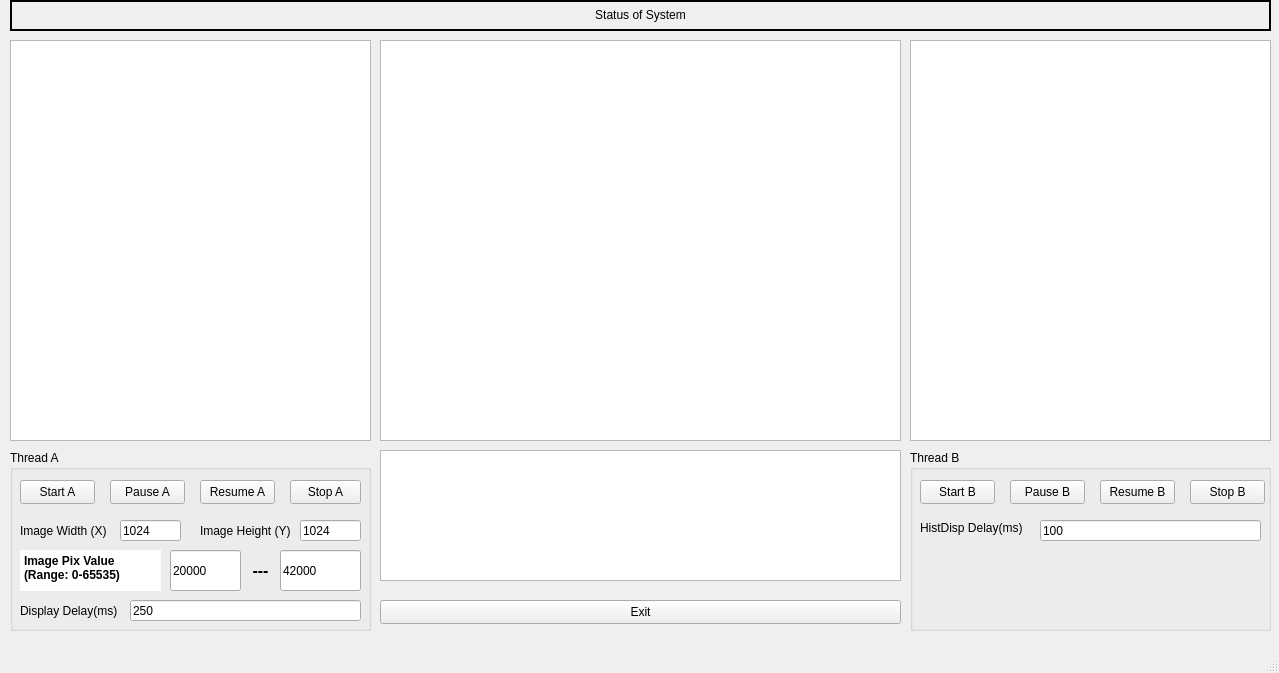
<?xml version="1.0" encoding="UTF-8"?>
<ui version="4.0">
 <class>MainWindow</class>
 <widget class="QMainWindow" name="MainWindow">
  <property name="geometry">
   <rect>
    <x>0</x>
    <y>0</y>
    <width>1279</width>
    <height>673</height>
   </rect>
  </property>
  <property name="windowTitle">
   <string>MainWindow</string>
  </property>
  <widget class="QWidget" name="centralwidget">
   <widget class="QTextEdit" name="textEdit_StatusA">
    <property name="geometry">
     <rect>
      <x>10</x>
      <y>40</y>
      <width>361</width>
      <height>401</height>
     </rect>
    </property>
   </widget>
   <widget class="QTextEdit" name="textEdit_StatusB">
    <property name="geometry">
     <rect>
      <x>910</x>
      <y>40</y>
      <width>361</width>
      <height>401</height>
     </rect>
    </property>
   </widget>
   <widget class="QGroupBox" name="groupBox">
    <property name="geometry">
     <rect>
      <x>10</x>
      <y>450</y>
      <width>361</width>
      <height>181</height>
     </rect>
    </property>
    <property name="title">
     <string>Thread A</string>
    </property>
    <widget class="QPushButton" name="btn_start_A">
     <property name="geometry">
      <rect>
       <x>10</x>
       <y>30</y>
       <width>75</width>
       <height>24</height>
      </rect>
     </property>
     <property name="text">
      <string>Start A</string>
     </property>
    </widget>
    <widget class="QPushButton" name="btn_pause_A">
     <property name="geometry">
      <rect>
       <x>100</x>
       <y>30</y>
       <width>75</width>
       <height>24</height>
      </rect>
     </property>
     <property name="text">
      <string>Pause A</string>
     </property>
    </widget>
    <widget class="QPushButton" name="btn_resume_A">
     <property name="geometry">
      <rect>
       <x>190</x>
       <y>30</y>
       <width>75</width>
       <height>24</height>
      </rect>
     </property>
     <property name="text">
      <string>Resume A</string>
     </property>
    </widget>
    <widget class="QPushButton" name="btn_stopA">
     <property name="geometry">
      <rect>
       <x>280</x>
       <y>30</y>
       <width>71</width>
       <height>24</height>
      </rect>
     </property>
     <property name="text">
      <string>Stop A</string>
     </property>
    </widget>
    <widget class="QLabel" name="label">
     <property name="geometry">
      <rect>
       <x>10</x>
       <y>70</y>
       <width>101</width>
       <height>21</height>
      </rect>
     </property>
     <property name="text">
      <string>Image Width (X)</string>
     </property>
    </widget>
    <widget class="QLabel" name="label_2">
     <property name="geometry">
      <rect>
       <x>190</x>
       <y>70</y>
       <width>101</width>
       <height>21</height>
      </rect>
     </property>
     <property name="text">
      <string>Image Height (Y)</string>
     </property>
    </widget>
    <widget class="QLineEdit" name="lineEdit_imgx">
     <property name="geometry">
      <rect>
       <x>110</x>
       <y>70</y>
       <width>61</width>
       <height>21</height>
      </rect>
     </property>
     <property name="text">
      <string>1024</string>
     </property>
    </widget>
    <widget class="QLineEdit" name="lineEdit_imgy">
     <property name="geometry">
      <rect>
       <x>290</x>
       <y>70</y>
       <width>61</width>
       <height>21</height>
      </rect>
     </property>
     <property name="text">
      <string>1024</string>
     </property>
    </widget>
    <widget class="QLabel" name="label_3">
     <property name="geometry">
      <rect>
       <x>10</x>
       <y>150</y>
       <width>111</width>
       <height>21</height>
      </rect>
     </property>
     <property name="text">
      <string>Display Delay(ms)</string>
     </property>
    </widget>
    <widget class="QLineEdit" name="lineEdit_framerate">
     <property name="geometry">
      <rect>
       <x>120</x>
       <y>150</y>
       <width>231</width>
       <height>21</height>
      </rect>
     </property>
     <property name="text">
      <string>250</string>
     </property>
    </widget>
    <widget class="QLineEdit" name="lineEdit_low">
     <property name="geometry">
      <rect>
       <x>160</x>
       <y>100</y>
       <width>71</width>
       <height>41</height>
      </rect>
     </property>
     <property name="text">
      <string>20000</string>
     </property>
    </widget>
    <widget class="QLineEdit" name="lineEdit_high">
     <property name="geometry">
      <rect>
       <x>270</x>
       <y>100</y>
       <width>81</width>
       <height>41</height>
      </rect>
     </property>
     <property name="text">
      <string>42000</string>
     </property>
    </widget>
    <widget class="QLabel" name="label_6">
     <property name="geometry">
      <rect>
       <x>220</x>
       <y>100</y>
       <width>61</width>
       <height>41</height>
      </rect>
     </property>
     <property name="font">
      <font>
       <pointsize>12</pointsize>
       <bold>true</bold>
      </font>
     </property>
     <property name="text">
      <string>---</string>
     </property>
     <property name="alignment">
      <set>Qt::AlignCenter</set>
     </property>
    </widget>
    <widget class="QTextEdit" name="textEdit">
     <property name="geometry">
      <rect>
       <x>10</x>
       <y>100</y>
       <width>141</width>
       <height>41</height>
      </rect>
     </property>
     <property name="sizePolicy">
      <sizepolicy hsizetype="Fixed" vsizetype="Fixed">
       <horstretch>0</horstretch>
       <verstretch>0</verstretch>
      </sizepolicy>
     </property>
     <property name="frameShape">
      <enum>QFrame::NoFrame</enum>
     </property>
     <property name="html">
      <string>&lt;!DOCTYPE HTML PUBLIC &quot;-//W3C//DTD HTML 4.0//EN&quot; &quot;http://www.w3.org/TR/REC-html40/strict.dtd&quot;&gt;
&lt;html&gt;&lt;head&gt;&lt;meta name=&quot;qrichtext&quot; content=&quot;1&quot; /&gt;&lt;meta charset=&quot;utf-8&quot; /&gt;&lt;style type=&quot;text/css&quot;&gt;
p, li { white-space: pre-wrap; }
&lt;/style&gt;&lt;/head&gt;&lt;body style=&quot; font-family:'Microsoft YaHei UI'; font-size:9pt; font-weight:400; font-style:normal;&quot;&gt;
&lt;p style=&quot; margin-top:0px; margin-bottom:0px; margin-left:0px; margin-right:0px; -qt-block-indent:0; text-indent:0px;&quot;&gt;&lt;span style=&quot; font-weight:700;&quot;&gt;Image Pix Value &lt;/span&gt;&lt;/p&gt;
&lt;p style=&quot; margin-top:0px; margin-bottom:0px; margin-left:0px; margin-right:0px; -qt-block-indent:0; text-indent:0px;&quot;&gt;&lt;span style=&quot; font-weight:700;&quot;&gt;(Range: 0-65535)&lt;/span&gt;&lt;/p&gt;&lt;/body&gt;&lt;/html&gt;</string>
     </property>
    </widget>
   </widget>
   <widget class="QGroupBox" name="groupBox_2">
    <property name="geometry">
     <rect>
      <x>910</x>
      <y>450</y>
      <width>361</width>
      <height>181</height>
     </rect>
    </property>
    <property name="title">
     <string>Thread B</string>
    </property>
    <widget class="QPushButton" name="btn_start_B">
     <property name="geometry">
      <rect>
       <x>10</x>
       <y>30</y>
       <width>75</width>
       <height>24</height>
      </rect>
     </property>
     <property name="text">
      <string>Start B</string>
     </property>
    </widget>
    <widget class="QPushButton" name="btn_pause_B">
     <property name="geometry">
      <rect>
       <x>100</x>
       <y>30</y>
       <width>75</width>
       <height>24</height>
      </rect>
     </property>
     <property name="text">
      <string>Pause B</string>
     </property>
    </widget>
    <widget class="QPushButton" name="btn_resume_B">
     <property name="geometry">
      <rect>
       <x>190</x>
       <y>30</y>
       <width>75</width>
       <height>24</height>
      </rect>
     </property>
     <property name="text">
      <string>Resume B</string>
     </property>
    </widget>
    <widget class="QPushButton" name="btn_stopB">
     <property name="geometry">
      <rect>
       <x>280</x>
       <y>30</y>
       <width>75</width>
       <height>24</height>
      </rect>
     </property>
     <property name="text">
      <string>Stop B</string>
     </property>
    </widget>
    <widget class="QLineEdit" name="lineEdit_histrate">
     <property name="geometry">
      <rect>
       <x>130</x>
       <y>70</y>
       <width>221</width>
       <height>21</height>
      </rect>
     </property>
     <property name="text">
      <string>100</string>
     </property>
    </widget>
    <widget class="QLabel" name="label_4">
     <property name="geometry">
      <rect>
       <x>10</x>
       <y>70</y>
       <width>121</width>
       <height>16</height>
      </rect>
     </property>
     <property name="text">
      <string>HistDisp Delay(ms)</string>
     </property>
    </widget>
   </widget>
   <widget class="QPushButton" name="btn_exit">
    <property name="geometry">
     <rect>
      <x>380</x>
      <y>600</y>
      <width>521</width>
      <height>24</height>
     </rect>
    </property>
    <property name="text">
     <string>Exit</string>
    </property>
   </widget>
   <widget class="QGraphicsView" name="imgView">
    <property name="geometry">
     <rect>
      <x>380</x>
      <y>40</y>
      <width>521</width>
      <height>401</height>
     </rect>
    </property>
   </widget>
   <widget class="QChartView" name="hist_chartview">
    <property name="geometry">
     <rect>
      <x>380</x>
      <y>450</y>
      <width>521</width>
      <height>131</height>
     </rect>
    </property>
   </widget>
   <widget class="QLabel" name="label_onesec">
    <property name="geometry">
     <rect>
      <x>10</x>
      <y>0</y>
      <width>1261</width>
      <height>31</height>
     </rect>
    </property>
    <property name="frameShape">
     <enum>QFrame::WinPanel</enum>
    </property>
    <property name="text">
     <string>Status of System</string>
    </property>
    <property name="textFormat">
     <enum>Qt::RichText</enum>
    </property>
    <property name="alignment">
     <set>Qt::AlignCenter</set>
    </property>
   </widget>
  </widget>
  <widget class="QMenuBar" name="menubar">
   <property name="geometry">
    <rect>
     <x>0</x>
     <y>0</y>
     <width>1279</width>
     <height>22</height>
    </rect>
   </property>
  </widget>
  <widget class="QStatusBar" name="statusbar"/>
 </widget>
 <customwidgets>
  <customwidget>
   <class>QChartView</class>
   <extends>QGraphicsView</extends>
   <header location="global">QtCharts</header>
  </customwidget>
 </customwidgets>
 <resources/>
 <connections/>
</ui>
